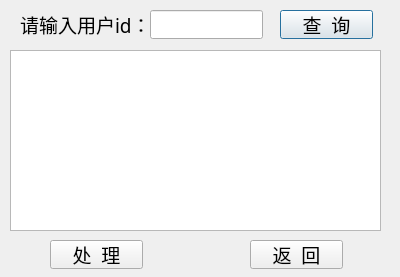
<?xml version="1.0" encoding="UTF-8"?>
<ui version="4.0">
 <class>punishmentDialog</class>
 <widget class="QDialog" name="punishmentDialog">
  <property name="geometry">
   <rect>
    <x>0</x>
    <y>0</y>
    <width>400</width>
    <height>277</height>
   </rect>
  </property>
  <property name="windowTitle">
   <string>Dialog</string>
  </property>
  <widget class="QLabel" name="label">
   <property name="geometry">
    <rect>
     <x>20</x>
     <y>10</y>
     <width>160</width>
     <height>29</height>
    </rect>
   </property>
   <property name="font">
    <font>
     <family>思源黑体</family>
     <pointsize>14</pointsize>
    </font>
   </property>
   <property name="text">
    <string>请输入用户id：</string>
   </property>
  </widget>
  <widget class="QLineEdit" name="uname_edt">
   <property name="geometry">
    <rect>
     <x>150</x>
     <y>10</y>
     <width>113</width>
     <height>29</height>
    </rect>
   </property>
   <property name="font">
    <font>
     <family>思源黑体</family>
     <pointsize>14</pointsize>
    </font>
   </property>
  </widget>
  <widget class="QPushButton" name="search_btn">
   <property name="geometry">
    <rect>
     <x>280</x>
     <y>10</y>
     <width>93</width>
     <height>29</height>
    </rect>
   </property>
   <property name="font">
    <font>
     <family>思源黑体</family>
     <pointsize>14</pointsize>
    </font>
   </property>
   <property name="text">
    <string>查  询</string>
   </property>
  </widget>
  <widget class="QTableView" name="res_tbl">
   <property name="geometry">
    <rect>
     <x>10</x>
     <y>50</y>
     <width>371</width>
     <height>181</height>
    </rect>
   </property>
   <property name="font">
    <font>
     <family>思源黑体</family>
     <pointsize>14</pointsize>
    </font>
   </property>
  </widget>
  <widget class="QPushButton" name="done_btn">
   <property name="geometry">
    <rect>
     <x>50</x>
     <y>240</y>
     <width>93</width>
     <height>29</height>
    </rect>
   </property>
   <property name="font">
    <font>
     <family>思源黑体</family>
     <pointsize>14</pointsize>
    </font>
   </property>
   <property name="text">
    <string>处  理</string>
   </property>
  </widget>
  <widget class="QPushButton" name="rtn_btn">
   <property name="geometry">
    <rect>
     <x>250</x>
     <y>240</y>
     <width>93</width>
     <height>29</height>
    </rect>
   </property>
   <property name="font">
    <font>
     <family>思源黑体</family>
     <pointsize>14</pointsize>
    </font>
   </property>
   <property name="text">
    <string>返  回</string>
   </property>
  </widget>
 </widget>
 <resources/>
 <connections/>
</ui>
